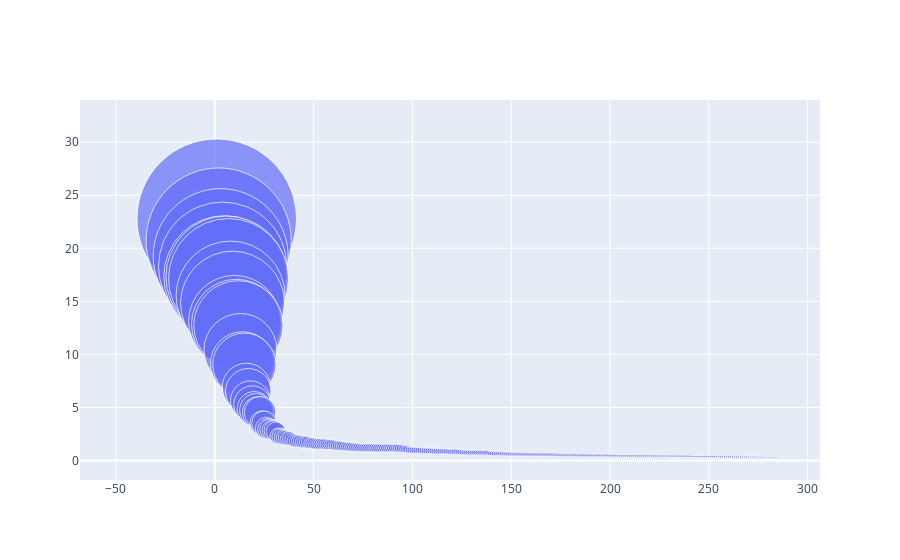

The code cell stored with this chart in its notebook:
### Code cell
import plotly.graph_objects as go

fig = go.Figure(data=[go.Scatter(
    x=[i for i in range(1,len(sortedRes)+1)], y=wordsTFIDF,
    mode='markers',
    text= words,
    marker_size= [i*7 for i in wordsTFIDF]
    )
])

fig.show()

### Figure 1 — Plotly figure (JSON) as saved in the notebook; plotly's stock layout.template omitted (floating-point values rounded to 4 significant figures; data arrays with more than 128 entries replaced by an {"elided": "..."} marker saying what was removed)
{"data": [{"marker": {"size": {"elided": "286 float values"}}, "mode": "markers", "text": {"elided": "286 str values"}, "type": "scatter", "x": {"elided": "286 int values"}, "y": {"elided": "286 float values"}}], "layout": {}}
